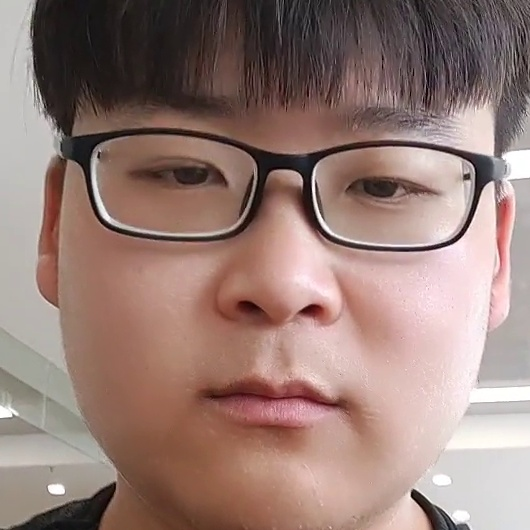
#> input picture face/tensorflow/faces/taotao/100.jpg, 530 x 530 px; its folder holds only this picture in this run
$ python trans.py
#> lines starting #> are read from the running program, lines starting #| are printed output that depends on the picture
#> call 2 of read_path, with path_name = 'face/tensorflow/faces/taotao'
#> in read_path, image is the input picture: shape (530, 530, 3); mean B, G, R 117.7, 124.7, 150.3
import os
import sys
import numpy as np
import cv2

IMAGE_SIZE = 64

# 加载已经截取的人脸数据

 # 按照指定图像大小调整尺寸
def resize_image(image, height=IMAGE_SIZE, width=IMAGE_SIZE):
#> called with height = 64, width = 64
    if image is None:
        return None
    top, bottom, left, right = (0, 0, 0, 0)

    # 获取图像尺寸
    h, w, _ = image.shape
#> h = 530; w = 530

    # 对于长宽不相等的图片，找到最长的一边
    longest_edge = max(h, w)
#> longest_edge = 530

    # 计算短边需要增加多上像素宽度使其与长边等长
    if h < longest_edge:
        dh = longest_edge - h
        top = dh // 2
        bottom = dh - top
    elif w < longest_edge:
        dw = longest_edge - w
        left = dw // 2
        right = dw - left
    else:
        pass

        # RGB颜色
    BLACK = [0, 0, 0]

    # 给图像增加边界，是图片长、宽等长，cv2.BORDER_CONSTANT指定边界颜色由value指定
    constant = cv2.copyMakeBorder(image, top, bottom, left, right, cv2.BORDER_CONSTANT, value=BLACK)

    # 调整图像大小并返回
    return cv2.resize(constant, (height, width))
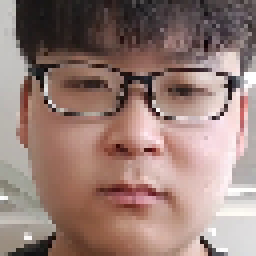
#> returned value: shape (64, 64, 3) (shown 4 times larger); mean of channels 0, 1, 2 117.7, 124.7, 150.3; drawn as B, G, R


 # 读取训练数据
images = []
labels = []


def read_path(path_name):
    for dir_item in os.listdir(path_name):
        # 从初始路径开始叠加，合并成可识别的操作路径
        full_path = os.path.abspath(os.path.join(path_name, dir_item))
        if os.path.isdir(full_path):  # 如果是文件夹，继续递归调用
            read_path(full_path)
        else:  # 文件
            if dir_item.endswith('.jpg'):
                image = cv2.imread(full_path)
                image = resize_image(image, IMAGE_SIZE, IMAGE_SIZE)

                # 放开这个代码，可以看到resize_image()函数的实际调用效果
                # cv2.imwrite('1.jpg', image)

                if image is not None:
                    images.append(image)
                    labels.append(path_name)
    return images, labels


 # 从指定路径读取训练数据
def load_dataset(path_name):
    images, labels = read_path(path_name)
#> images = 1 item; labels = 1 item

    # 将输入的所有图片转成四维数组，尺寸为(图片数量*IMAGE_SIZE*IMAGE_SIZE*3)
    # 图片为64 * 64像素,一个像素3个颜色值(RGB)
    images = np.array(images)
    # 标注数据，文件夹下都是脸部图像
    labelArray = np.array([])
    labelName = ''
    i = 1
    for label in labels:
        if labelName == '':
            labelName = os.path.basename(label);
        labelArray = np.append(labelArray,[i])
        name = os.path.basename(label);
        if labelName != name:
            i = i+1
        labelName = name;
#> this loop made 1 pass
#> labelArray on pass 1: [1]
#> after the loop, i = 1
    return images, labelArray,i+1


if __name__ == '__main__':
    if len(sys.argv) != 1:
        print("Usage:%s path_name\r\n" % (sys.argv[0]))
    else:
        images, labels,i = load_dataset("./faces")
#> labels = [1]; i = 2

$ run again, on face/tensorflow/faces/taotao/113.jpg
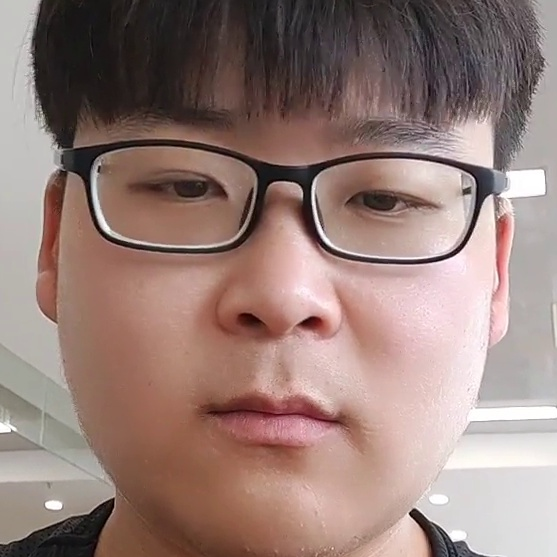
#> input picture face/tensorflow/faces/taotao/113.jpg, 557 x 557 px
#> in read_path, image is the input picture: shape (557, 557, 3); mean B, G, R 119.9, 126.1, 150.2
#> in resize_image, `return cv2.resize(constant, (height, width))`:
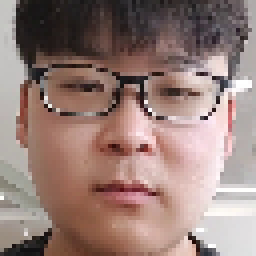
#> returned value: shape (64, 64, 3) (shown 4 times larger); mean of channels 0, 1, 2 119.9, 126.1, 150.2; drawn as B, G, R
#> in load_dataset, `images, labels = read_path(path_name)`: images = 1 item
#> the loop in load_dataset, `for label in labels:` made 1 pass
#> labelArray on pass 1: [1]
#> after the loop in load_dataset, `for label in labels:`: i = 1
#> `images, labels,i = load_dataset("./faces")`: labels = [1]; i = 2
